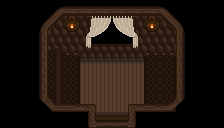

A 2D game scene composited from a Tiled map and its tileset images. What follows is a short description and the map's XML, with every tile layer's data as written:
An orthogonal 14x8 tile map with 16x16 px tiles, 3 tile layers (Back, Buildings, Front) and 8 objects (8x TileData).

<map version="1.8" tiledversion="1.8.5" orientation="orthogonal" renderorder="right-down" compressionlevel="0" width="14" height="8" tilewidth="16" tileheight="16" infinite="0" nextlayerid="7" nextobjectid="178">
 <properties>
  <property name="AmbientLight" value="255 255 255" />
  <property name="DayTiles" value="Front 4 1 2 Front 9 1 2" />
  <property name="FloorIDs" value="Floor" />
  <property name="Light" value="4 1 4 9 1 4" />
  <property name="NightTiles" value="Front 4 1 15 Front 9 1 15" />
  <property name="Warp" value="1000 1000 Farm 21 22" />
  <property name="z_amycarriage/2/3" value="1/1/right/chairshort/2/3/false/z_amycarriage" />
 </properties>
 <tileset firstgid="1" name="z_amycarriage" tilewidth="16" tileheight="16" tilecount="56" columns="14">
  <image source="z_amycarriage.png" width="224" height="64" />
 </tileset>
 <layer id="1" name="Back" width="14" height="8">
  <data encoding="csv">
0,0,0,0,0,0,0,0,0,0,0,0,0,0,
0,0,0,11,0,1,0,0,1,0,55,0,0,0,
0,0,0,43,15,0,0,0,0,15,43,0,0,0,
0,0,0,43,43,43,43,43,43,43,43,0,0,0,
0,0,0,43,43,43,43,43,43,30,45,0,0,0,
0,0,0,43,43,43,43,43,43,30,45,0,0,0,
0,0,0,13,43,43,43,43,43,43,12,0,0,0,
0,0,0,0,0,0,17,17,0,0,0,0,0,0
</data>
 </layer>
 <layer id="2" name="Buildings" width="14" height="8">
  <data encoding="csv">
0,0,0,23,22,22,22,22,22,22,10,0,0,0,
0,0,36,37,1,4,5,6,7,1,24,25,0,0,
0,0,9,15,15,18,19,20,21,15,15,8,0,0,
0,0,9,40,41,29,29,29,29,26,41,8,0,0,
0,0,9,44,45,0,0,0,0,0,0,8,0,0,
0,0,9,44,45,0,0,0,0,0,0,8,0,0,
0,0,39,14,45,0,0,0,0,30,45,54,0,0,
0,0,0,0,0,56,0,0,42,0,0,0,0,0
</data>
 </layer>
 <layer id="3" name="Front" width="14" height="8">
  <data encoding="csv">
0,0,0,0,0,0,0,0,0,0,0,0,0,0,
0,0,0,0,16,0,0,0,0,16,0,0,0,0,
0,0,0,0,0,0,0,0,0,0,0,0,0,0,
0,0,0,0,0,0,0,0,0,0,0,0,0,0,
0,0,0,0,0,0,0,0,0,0,0,0,0,0,
0,0,0,0,0,0,0,0,0,0,0,0,0,0,
0,0,0,50,38,52,0,0,53,38,51,0,0,0,
0,0,0,0,0,0,2,2,0,0,0,0,0,0
</data>
 </layer>
 <objectgroup id="4" name="Back">
  <object id="61" name="TileData" x="96" y="112" width="16" height="16">
   <properties>
    <property name="Leave" value="T" />
   </properties>
  </object>
  <object id="138" name="TileData" x="112" y="112" width="16" height="16">
   <properties>
    <property name="Leave" value="T" />
   </properties>
  </object>
  <object id="174" name="TileData" x="144" y="64" width="16" height="16">
   <properties>
    <property name="TouchAction" value="Sleep" />
   </properties>
  </object>
  <object id="175" name="TileData" x="144" y="80" width="16" height="16">
   <properties>
    <property name="TouchAction" value="Sleep" />
   </properties>
  </object>
  <object id="176" name="TileData" x="160" y="80" width="16" height="16">
   <properties>
    <property name="TouchAction" value="Sleep" />
   </properties>
  </object>
  <object id="177" name="TileData" x="160" y="64" width="16" height="16">
   <properties>
    <property name="TouchAction" value="Sleep" />
   </properties>
  </object>
  <object id="139" name="TileData" x="80" y="112" width="16" height="16">
   <properties>
    <property name="Leave" value="T" />
   </properties>
  </object>
  <object id="140" name="TileData" x="128" y="112" width="16" height="16">
   <properties>
    <property name="Leave" value="T" />
   </properties>
  </object>
 </objectgroup>
 <objectgroup id="5" name="Buildings" />
 <objectgroup id="6" name="Front" />
</map>
